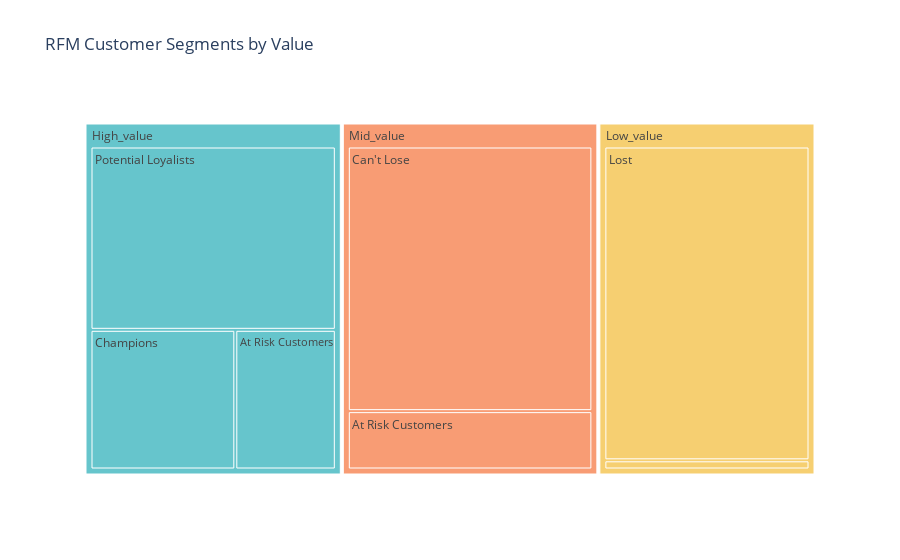

Notebook source saved alongside this figure:
### Code cell
segment_product_counts = data.groupby(['Value Segment', 'RFM Customer Segments']).size().reset_index(name='Count')

segment_product_counts = segment_product_counts.sort_values('Count', ascending=False)

fig_treemap_segment_product = px.treemap(segment_product_counts, 
                                         path=['Value Segment', 'RFM Customer Segments'], 
                                         values='Count',
                                         color='Value Segment', color_discrete_sequence=px.colors.qualitative.Pastel,
                                         title='RFM Customer Segments by Value')
fig_treemap_segment_product.show()

### Figure 1 — Plotly figure (JSON) as saved in the notebook; plotly's stock layout.template omitted (floating-point values rounded to 4 significant figures)
{"data": [{"branchvalues": "total", "customdata": [["High_value"], ["Low_value"], ["High_value"], ["Mid_value"], ["High_value"], ["Low_value"], ["Low_value"], ["Mid_value"], ["High_value"], ["Low_value"], ["Mid_value"], ["Mid_value"], ["Mid_value"], ["High_value"], ["Low_value"], ["Low_value"], ["Mid_value"], ["High_value"]], "domain": {"x": [0, 1], "y": [0, 1]}, "hovertemplate": "labels=%{label}<br>Count=%{value}<br>parent=%{parent}<br>id=%{id}<br>Value Segment=%{customdata[0]}<extra></extra>", "ids": ["High_value/At Risk Customers", "Low_value/Can't Lose", "High_value/Can't Lose", "Mid_value/Potential Loyalists", "High_value/Potential Loyalists", "Low_value/At Risk Customers", "Low_value/Champions", "Mid_value/Champions", "High_value/Champions", "Low_value/Lost", "Mid_value/At Risk Customers", "Mid_value/Can't Lose", "Mid_value/Lost", "High_value/Lost", "Low_value/Potential Loyalists", "Low_value", "Mid_value", "High_value"], "labels": ["At Risk Customers", "Can't Lose", "Can't Lose", "Potential Loyalists", "Potential Loyalists", "At Risk Customers", "Champions", "Champions", "Champions", "Lost", "At Risk Customers", "Can't Lose", "Lost", "Lost", "Potential Loyalists", "Low_value", "Mid_value", "High_value"], "marker": {"colors": ["rgb(102, 197, 204)", "rgb(246, 207, 113)", "rgb(102, 197, 204)", "rgb(248, 156, 116)", "rgb(102, 197, 204)", "rgb(246, 207, 113)", "rgb(246, 207, 113)", "rgb(248, 156, 116)", "rgb(102, 197, 204)", "rgb(246, 207, 113)", "rgb(248, 156, 116)", "rgb(248, 156, 116)", "rgb(248, 156, 116)", "rgb(102, 197, 204)", "rgb(246, 207, 113)", "rgb(246, 207, 113)", "rgb(248, 156, 116)", "rgb(102, 197, 204)"]}, "name": "", "parents": ["High_value", "Low_value", "High_value", "Mid_value", "High_value", "Low_value", "Low_value", "Mid_value", "High_value", "Low_value", "Mid_value", "Mid_value", "Mid_value", "High_value", "Low_value", "", "", ""], "type": "treemap", "values": [59, 8, 0, 0, 189, 0, 0, 0, 85, 273, 60, 272, 0, 0, 0, 281, 332, 333]}], "layout": {"legend": {"tracegroupgap": 0}, "title": {"text": "RFM Customer Segments by Value"}, "treemapcolorway": ["rgb(102, 197, 204)", "rgb(246, 207, 113)", "rgb(248, 156, 116)", "rgb(220, 176, 242)", "rgb(135, 197, 95)", "rgb(158, 185, 243)", "rgb(254, 136, 177)", "rgb(201, 219, 116)", "rgb(139, 224, 164)", "rgb(180, 151, 231)", "rgb(179, 179, 179)"]}}
